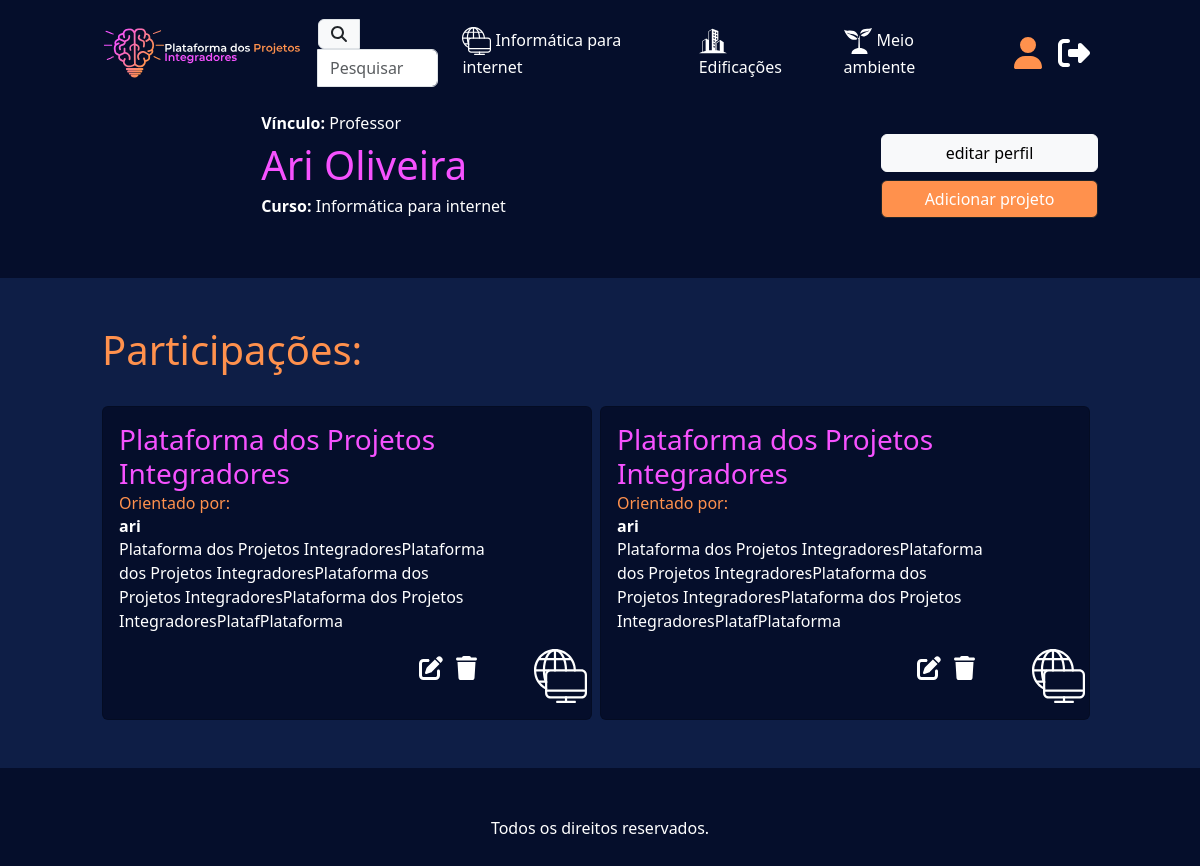
/perfil/ (signed in), run on the app's committed database.
### users/models.py (models this page shows, shortened)
class Curso(models.Model):
    titulo = models.CharField(max_length=50)
    logo = models.FileField(blank=True)
    def __str__(self):
        return self.titulo

class Profile(models.Model):
    user = models.OneToOneField(User, on_delete=models.CASCADE, related_name="profile")
    avatar = models.ImageField(blank=True, null=True)
    primeiro_nome = models.CharField(max_length=50, blank=True)
    ultimo_sobrenome = models.CharField(max_length=50, blank=True)

class User(AbstractUser):
    vinculo = models.ForeignKey(Vinculo, on_delete=models.CASCADE, null=True, blank=True)
    curso = models.ForeignKey(Curso, on_delete=models.CASCADE, null=True)

class Vinculo(models.Model):
    vinculo = models.CharField(max_length=50, default="Indefinido")
    def __str__(self):
        return self.vinculo

### ppi/models.py (models this page shows, shortened)
class Projeto(models.Model):
    titulo = models.CharField(max_length=80)
    resumo = models.TextField(max_length=2000)
    objetivo = models.TextField(max_length=2000)
    capa = models.ImageField('media/')
    pdf = models.FileField(blank=True, null=True)
    palavras_chave = models.CharField(max_length=200, blank=True, null=True)
    curso = models.ForeignKey(Curso,on_delete=models.CASCADE, related_name="projetos")
    componentes = models.ManyToManyField(Profile, related_name="projetos", blank=True)
    criado_em = models.DateTimeField(auto_now_add=True,null=True)

### users/views.py (the view)
# urls.py: path("perfil/", views.verperfil, name = "verperfil"),
@login_required
def verperfil(request):
    profile = get_object_or_404(Profile, user=request.user)
    post = Projeto.objects.all()
    context = {
        "projetos" : post,
        "range" : range(2),
        "profile": profile,
    }
    return render (request, "verperfil.html", context)

### ppi/context_processors.py (called while the page is built)
def cursos(request):
    return {
        "cursos" : Curso.objects.all,
    }

### users/templates/verperfil.html (shortened to what this page needs)
{% extends "base.html" %}
{% load static %}
{% block conteudo %}
<div class="container custom-container mb-3 py-4">
    <div class="row g-0">
        <div class= "col-md-9 col-lg-9 col-sm-8">
            <div class = "row g-3">
                <div class= "col-sm-8 col-md-10 col-lg-10 my-auto">
                    <ul>
                        <h6 class="text-left text-white fw-bold">Vínculo: <b class="fw-normal">{{ profile.user.vinculo }}</b></h6>
                        <h1 class="text-left roxinho">{{ profile.primeiro_nome }} {{ profile.ultimo_sobrenome }}</h1>
                        <h6 class="text-left text-white fw-bold">Curso: <b class="text-white fw-normal">{{ profile.user.curso }}</b></h6>
                    </ul>
                </div>
            </div>
        </div>
        <div class= "col-md-3 col-lg-3 col-sm-4 my-auto">
            <ul class="w-100">
                <a href="{% url 'editarperfil' %}">
                    <button class= "btn w-100 btn-light my-1">
                        editar perfil
                    </button>
                </a>
                {% if perms.ppi.add_projeto %}
                <a href="{% url 'form_post' %}">
                    <button class= "btn w-100 btn-dark fundo-laranja my-1">
                        Adicionar projeto
                    </button>
                </a>
                {% endif %}
            </ul>
        </div>
    </div>
</div>
<div class="container-fluid blueback py-5">
    <div class= "container custom-container">
        <h1 class="laranja text-left pb-4">
            Participações:
        </h1>
        <div class="row g-2 w-100 d-flex justify-content-center">
        {% for x in range %}
        {% for projeto in profile.projetos.all %}
            <div class="col-md-6 col-sm-12">
                <div class="card h-100" style="background-color: rgb(5, 14, 43); min-height: 12em;">
                    <div class="row h-100">
                        <div class="col-10">
                            <a href="{% url 'post' projeto.id %}" class="text-decoration-none">
                                <div class="card-body d-flex flex-column h-100">
                                    <h3 class="card-title roxinho">{{ projeto.titulo }}</h3>
                                    <h6 class="card-subtitle laranja mb-2">Orientado por:</h6>
                                    {% for componente in projeto.componentes.all %}
                                        {% if componente.user.vinculo_id == 2 %}
                                    <h6 class="card-subtitle fw-bold text-white">{{ componente.user.username }}</h6>
                                        {% endif %}
                                    {% endfor %}
                                    <p class="card-title text-white mb-3">{{ projeto.objetivo }}</p>
                                    {% if perms.ppi.add_projeto %}
                                    <ul class="mt-auto d-flex align-items-center mt-auto ms-auto">
                                        <a href="{% url 'editar_projeto' projeto.id %}" class="text-decoration-none m-0">
                                            <i class="fa-solid fa-pen-to-square text-white fa-xl"></i>
                                        </a>
                                        <form class="delete-form" data-id={{ projeto.id }} action="{% url 'excluir_projeto' projeto.id %}" method="POST">
                                            <button type="button" class="btn delete-btn">
                                                <i class="fa-solid fa-trash text-white fa-xl"></i>
                                            </button>
                                        </form>
                                    </ul>
                                    {% endif %}
                                </div>
                            </a>
                        </div>
                        <div class="card-body col-2 d-flex align-items-end">
                            <img src="{{ projeto.curso.logo.url }}" alt="projeto.curso.titulo" class="mw-100">
                        </div>
                    </div>
                </div>
            </div>
        {% endfor %}
        {% endfor %}
        </div>
    </div>
</div>
{% endblock conteudo %}

### ppi/templates/base.html (shortened to what this page needs)
{% load static %}
<!doctype html>
<html lang="pt-br">
  <head>
    <link href="https://cdn.jsdelivr.net/npm/select2@4.1.0-rc.0/dist/css/select2.min.css" rel="stylesheet" />
    <link href="https://cdn.jsdelivr.net/npm/bootstrap@5.3.3/dist/css/bootstrap.min.css" rel="stylesheet">
    <link rel="stylesheet" href="{% static 'style.css' %}">
  </head>
  <body style="background-color: rgb(5, 14, 43);">
    <nav class="navbar navbar-expand-lg">
      <div class="container custom-container">
          <a class="navbar-brand" href="{% url 'index' %}">
              <img src="{% static 'imgs/logotopo.svg' %}" alt="Logo" style="max-height: 80px;">
          </a>
          <div class="collapse navbar-collapse" id="navbarSupportedContent">
              <ul class="navbar-nav mb-2 mb-lg-0 ms-auto d-flex align-items-center">
                {% if request.path == "/pesquisar/" %}
                <form
                    method="GET"
                    class="d-flex justify-content-center"
                    onsubmit="return redirectToSearchPage();"
                >
                <div class="input-group">
                  <span class="input-group-text" id="basic-addon1">
                    <i class="fa-solid fa-magnifying-glass text-dark"></i>
                  </span>
                  <input type="text" id="pesquisar" class="form-control search-bar" placeholder="Pesquisar" aria-describedby="basic-addon1">
                </div>
                </form>
                {% else %}
                <a class="text-decoration-none" href="{% url 'pesquisar' %}">
                  <div class="input-group">
                    <span class="input-group-text" id="basic-addon1">
                      <i class="fa-solid fa-magnifying-glass text-dark"></i>
                    </span>
                    <input type="text" id="pesquisarstatic" class="form-control search-bar" placeholder="Pesquisar" aria-describedby="basic-addon1" readonly>
                  </div>
                </a>
                {% endif %}
                  {% for curso in cursos %}
                  <li class="nav-item mx-3">
                      <a class="text-white nav-link" href="{% url 'projetos' curso.id %}">
                          <img src="{{ curso.logo.url }}" style="max-width: 1.8rem;" alt="{{curso.titulo}}">
                          {{ curso.titulo }}
                      </a>
                  </li>
                  {% endfor %}
                  {% if user.is_authenticated %}
                  <li class="nav-item ms-3">
                      <a class="nav-link" href="{% url 'verperfil' %}">
                        <i class="fa-solid fa-user fa-2xl laranja"></i>
                      </a>
                  </li>
                  <form method="post" action="{% url 'logout' %}">
                    <li class="nav-item">
                      <button type="submit" class="nav-link text-white">
                        <i class="fa-solid fa-2xl fa-right-from-bracket"></i>
                      </button>
                    </li>
                  </form>
                  {% else %}
                  <li class="nav-item ms-3">
                      <a class="nav-link" href="{% url 'login' %}">
                        <i class="fa-solid fa-user fa-2xl laranja"></i>
                      </a>
                  </li>
                  {% endif %}
              </ul>
          </div>
      </div>
    </nav>
    {% block conteudo %}
    {% endblock conteudo %}
    <footer class="py-5 text-center text-white">
      Todos os direitos reservados.
    </footer>
  </body>
</html>

### ppi/static/style.css (style rules this page uses)
.roxinho { color: rgb(246, 82, 255); }
.laranja { color: rgb(255, 145, 77); }
.fundo-laranja { background-color: rgb(255, 145, 77); }
.blueback { background-color: rgb(14, 30, 70); }
.custom-container { max-width: 85vw; width: 100%; }
input::placeholder, textarea::placeholder { color: #ffffff; }
input, textarea, select { border: none; }
#pesquisarstatic { width: 100px; }

### data on the page
Curso: logo (picture), titulo "Informática para internet"
Curso: logo (picture), titulo "Edificações"
Curso: logo (picture), titulo "Meio ambiente"
Profile: user.vinculo "Professor", primeiro_nome "Ari", ultimo_sobrenome "Oliveira", user.curso "Informática para internet", user.username "ari"
Projeto: titulo "Plataforma dos Projetos Integradores", objetivo "Plataforma dos Projetos IntegradoresPlataforma dos Projetos IntegradoresPlataforma dos Projetos IntegradoresPlataforma dos Projetos IntegradoresPlatafPlataforma", curso.logo (picture)
